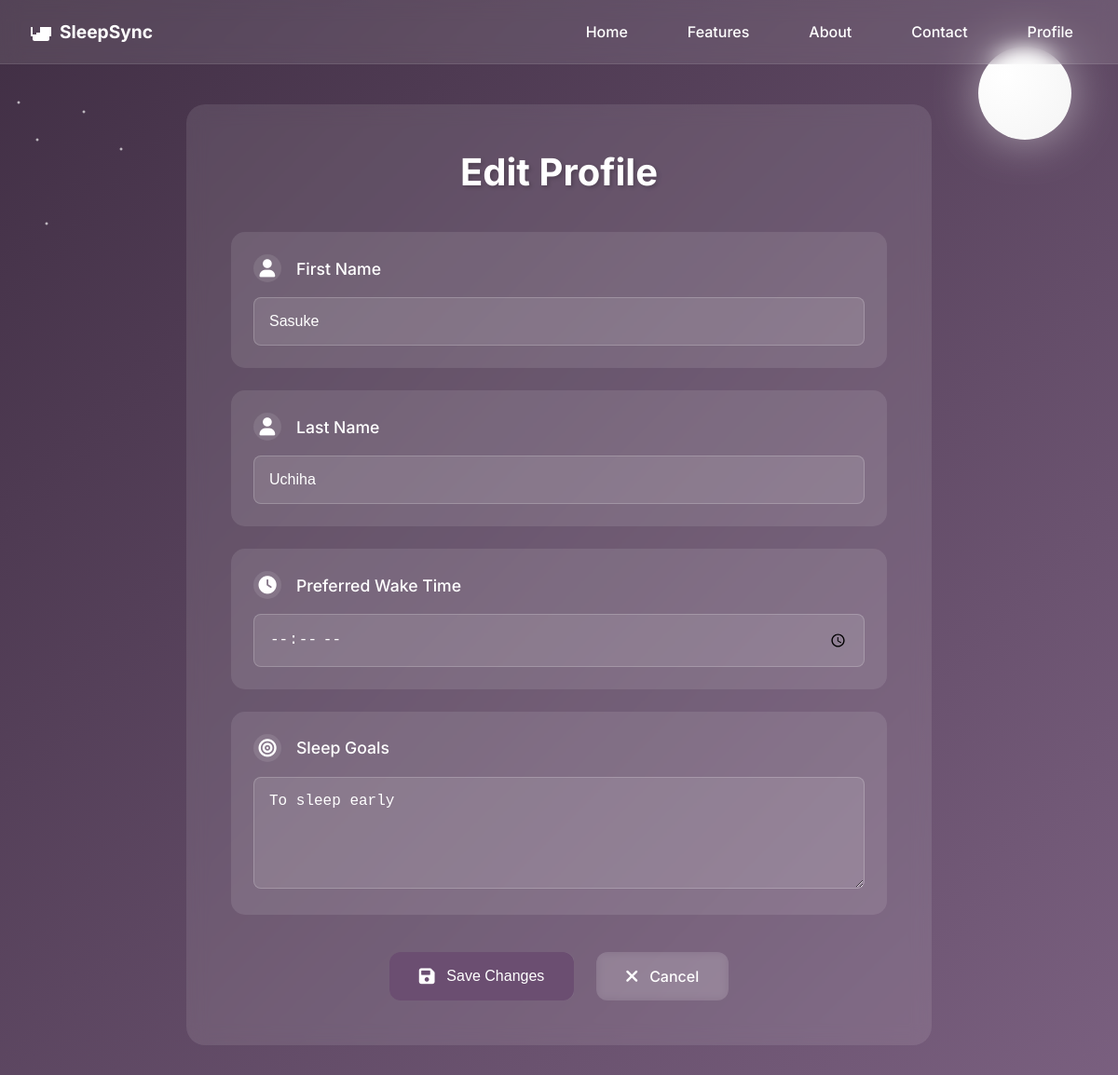
The page /tracker/edit_profile/ (signed in) on the database its author committed.
### tracker/models.py (models this page shows, shortened)
class User(AbstractBaseUser):
    userID = models.AutoField(primary_key=True)  # Explicitly define the primary key
    email = models.EmailField(unique=True)
    first_name = models.CharField(max_length=30, blank=True)
    last_name = models.CharField(max_length=30, blank=True)
    name = models.CharField(max_length=100, blank=True)
    preferredWakeTime = models.TimeField(null=True, blank=True)
    wake_time = models.TimeField(null=True, blank=True)
    sleepTime = models.TimeField(null=True, blank=True)
    sleepGoals = models.TextField(blank=True)
    is_active = models.BooleanField(default=True)
    is_staff = models.BooleanField(default=True)  # Fix the syntax error
    objects = UserManager()
    USERNAME_FIELD = 'email'
    REQUIRED_FIELDS = ['first_name', 'last_name']

### tracker/views.py (the view)
# urls.py: path('edit_profile/', views.edit_profile, name='edit_profile'),
@login_required
def edit_profile(request):
    user = request.user
    if request.method == 'POST':
        first_name = request.POST.get('firstName')
        last_name = request.POST.get('lastName')
        preferred_wake_time = request.POST.get('preferredWakeTime')
        sleep_goals = request.POST.get('sleepGoals')
        profile_picture = request.FILES.get('profile_picture')
        sleep_time = request.POST.get('sleepTime')
        user.first_name = first_name
        user.last_name = last_name
        user.preferredWakeTime = preferred_wake_time
        user.sleepGoals = sleep_goals
        user.sleepTime = sleep_time
        if profile_picture:
            user.profile_picture = profile_picture
        user.save()
        return redirect('profile')
    else:
        return render(request, 'tracker/edit_profile.html', {'user': user})

### tracker/templates/tracker/edit_profile.html (shortened to what this page needs)
<!DOCTYPE html>
<html lang="en">
<head>
    <link rel="stylesheet" href="https://cdnjs.cloudflare.com/ajax/libs/font-awesome/6.0.0/css/all.min.css">
</head>
<body>
    <nav class="nav-bar">
        <div class="nav-content">
            <a href="{% url 'landing_page' %}" class="nav-logo">
                <svg viewBox="0 0 24 24">
                    <path d="M19 7h-8v8H3V7H1v10h2v3c0 1.1.9 2 2 2h14c1.1 0 2-.9 2-2v-3h2V7h-2zM7 19h10v-6H7v6z"/>
                </svg>
                <span>SleepSync</span>
            </a>
            <div class="nav-links">
                <a href="{% url 'landing_page' %}">Home</a>
                <a href="{% url 'features' %}">Features</a>
                <a href="{% url 'about' %}">About</a>
                <a href="{% url 'contacts' %}">Contact</a>
                <a href="{% url 'profile' %}">Profile</a>
            </div>
        </div>
    </nav>
    <div class="stars"></div>
    <div class="moon"></div>
    <div class="main-content">
        <div class="container">
            <h2>Edit Profile</h2>
            <form method="POST" enctype="multipart/form-data">
                <div class="form-group">
                    <label for="first_name">
                        <i class="fas fa-user"></i>First Name
                    </label>
                    <input type="text" id="first_name" name="firstName" value="{{ user.first_name }}" required>
                </div>
                <div class="form-group">
                    <label for="last_name">
                        <i class="fas fa-user"></i>Last Name
                    </label>
                    <input type="text" id="last_name" name="lastName" value="{{ user.last_name }}" required>
                </div>
                <div class="form-group">
                    <label for="wake_time">
                        <i class="fas fa-clock"></i>Preferred Wake Time
                    </label>
                    <input type="time" id="wake_time" name="preferredWakeTime" value="{{ user.preferredWakeTime }}" required>
                </div>
                <div class="form-group">
                    <label for="sleep_goals">
                        <i class="fas fa-bullseye"></i>Sleep Goals
                    </label>
                    <textarea id="sleep_goals" name="sleepGoals" placeholder="Enter your sleep goals...">{{ user.sleepGoals }}</textarea>
                </div>
                <div class="buttons">
                    <button type="submit" class="btn save-btn">
                        <i class="fas fa-save"></i>Save Changes
                    </button>
                    <a href="{% url 'profile' %}" class="btn">
                        <i class="fas fa-times"></i>Cancel
                    </a>
                </div>
            </form>
        </div>
    </div>
</body>
</html>

### tracker/templates/tracker/edit_profile.html (style rules this page uses)
:root { --primary: #6b4e71; --primary-light: #9b6b9e; --text: #2c1810; --gradient-start: rgba(44, 24, 48, 0.9); --gradient-end: rgba(107, 78, 113, 0.9); }
* { margin: 0; padding: 0; box-sizing: border-box; }
body { font-family: 'Inter', sans-serif; min-height: 100vh; background: linear-gradient(135deg, var(--gradient-start) 0%, var(--gradient-end) 100%), url('/api/placeholder/1920/1080'); background-size: cover; background-position: center; background-repeat: no-repeat; background-attachment: fixed; color: white; padding-top: 80px; }
.nav-bar { position: fixed; top: 0; left: 0; width: 100%; background: rgba(255, 255, 255, 0.1); backdrop-filter: blur(10px); z-index: 1000; padding: 1rem 0; border-bottom: 1px solid rgba(255, 255, 255, 0.1); }
.nav-content { max-width: 1200px; margin: 0 auto; display: flex; justify-content: space-between; align-items: center; padding: 0 2rem; }
.nav-logo { display: flex; align-items: center; gap: 8px; color: white; text-decoration: none; transition: transform 0.3s ease; }
.nav-logo svg { width: 24px; height: 24px; fill: white; }
.nav-logo span { font-weight: bold; font-size: 1.2rem; }
.nav-links { display: flex; gap: 2rem; }
.nav-links a { color: white; text-decoration: none; font-weight: 500; padding: 0.5rem 1rem; border-radius: 8px; transition: all 0.3s ease; display: flex; align-items: center; gap: 0.5rem; }
.stars { position: fixed; width: 100%; height: 100%; pointer-events: none; background: radial-gradient(2px 2px at 20px 30px, white, rgba(0,0,0,0)), radial-gradient(2px 2px at 40px 70px, white, rgba(0,0,0,0)), radial-gradient(2px 2px at 50px 160px, white, rgba(0,0,0,0)), radial-gradient(2px 2px at 90px 40px, white, rgba(0,0,0,0)), radial-gradient(2px 2px at 130px 80px, white, rgba(0,0,0,0)); animation: twinkle 5s infinite; z-index: 0; }
.moon { position: fixed; top: 50px; right: 50px; width: 100px; height: 100px; background: radial-gradient(circle at 30% 30%, #ffffff, #f4f4f4); border-radius: 50%; box-shadow: 0 0 50px rgba(255, 255, 255, 0.5); animation: moonGlow 4s infinite ease-in-out; z-index: 0; }
.main-content { min-height: calc(100vh - 80px); display: flex; align-items: center; justify-content: center; padding: 2rem; position: relative; z-index: 1; }
.container { width: 100%; max-width: 800px; background: rgba(255, 255, 255, 0.1); backdrop-filter: blur(10px); padding: 3rem; border-radius: 20px; animation: fadeIn 1s ease-out; }
h2 { font-size: 2.5rem; color: white; text-align: center; margin-bottom: 2.5rem; text-shadow: 2px 2px 4px rgba(0, 0, 0, 0.2); }
.form-group { background: rgba(255, 255, 255, 0.1); padding: 1.5rem; border-radius: 15px; margin-bottom: 1.5rem; transition: all 0.3s ease; animation: slideIn 0.6s ease-out backwards; }
.form-group:nth-child(2) { animation-delay: 0.2s; }
.form-group:nth-child(3) { animation-delay: 0.4s; }
.form-group:nth-child(4) { animation-delay: 0.6s; }
.form-group label { display: flex; align-items: center; gap: 1rem; color: white; font-weight: 500; margin-bottom: 1rem; font-size: 1.1rem; }
.form-group i { font-size: 1.2rem; width: 30px; height: 30px; display: flex; align-items: center; justify-content: center; background: rgba(255, 255, 255, 0.1); border-radius: 50%; transition: all 0.3s ease; }
.form-group input, .form-group textarea { width: 100%; padding: 1rem; background: rgba(255, 255, 255, 0.1); border: 1px solid rgba(255, 255, 255, 0.2); border-radius: 8px; color: white; font-size: 1rem; transition: all 0.3s ease; }
.form-group textarea { min-height: 120px; resize: vertical; }
.buttons { display: flex; gap: 1.5rem; margin-top: 2.5rem; justify-content: center; }
.btn { display: inline-flex; align-items: center; gap: 0.8rem; padding: 1rem 2rem; color: white; text-decoration: none; border: none; border-radius: 12px; font-size: 1rem; font-weight: 500; cursor: pointer; transition: all 0.3s ease; background: rgba(255, 255, 255, 0.1); backdrop-filter: blur(5px); }
.btn i { font-size: 1.2rem; transition: transform 0.3s ease; }
.save-btn { background: var(--primary); }

### rows shown on the page
User: firstName "Sasuke", lastName "Uchiha", sleepGoals "To sleep early"
